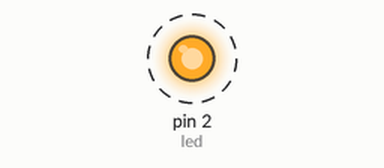
Bench run of a sketch on a simulated Arduino Uno, built with avr-gcc and run on an emulated ATmega328P. Parts: output pins drawn as LEDs (lit = HIGH). Dashed ring = blinking. What the sketch prints to the serial monitor is not drawn.

Above: at 0.2 s.
Timing chart, 0 to 3.0 s (numbered marks = the images above):
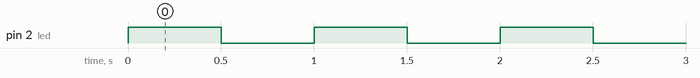

The sketch:

Serial_Comm_Increment.ino
```cpp
int i=0;
int led=2;
void setup()
{
  Serial.begin(9600);
  Serial.println("Serial test on TI MSP430, by Sunny");

  pinMode(led,OUTPUT);
}

void loop()
{
  digitalWrite(led,1);
  Serial.println(i);
  i++;
  delay(500);
  digitalWrite(led,0);
  delay(500);
}
```

Measured:
- by itself, pin 2 (led): alternates HIGH for 0.50 s and LOW for 0.50 s
